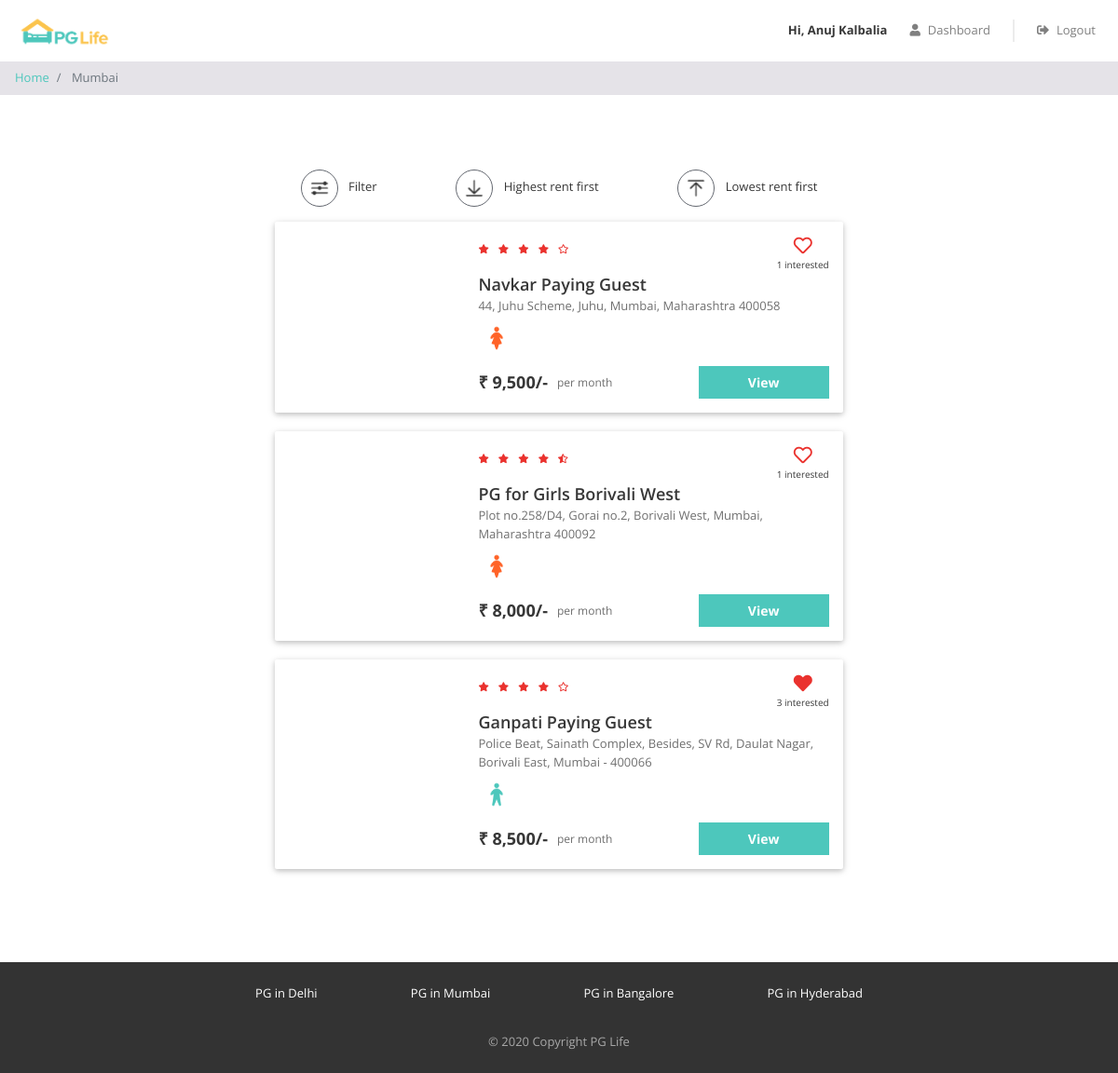
Page /property_list.php?city=Mumbai (signed in) on the committed database.
### tables this page shows
CREATE TABLE `properties` (
  `id` int(11) NOT NULL,
  `city_id` int(11) NOT NULL,
  `name` varchar(100) NOT NULL,
  `address` varchar(255) NOT NULL,
  `description` longtext NOT NULL,
  `gender` enum('male','female','unisex') NOT NULL,
  `rent` int(11) NOT NULL,
  `rating_clean` float(2,1) NOT NULL,
  `rating_food` float(2,1) NOT NULL,
  `rating_safety` float(2,1) NOT NULL
);

### property_list.php (the view, shortened to what this page needs)
<?php
require "includes/database_connect.php";
$user_id = isset($_SESSION['user_id']) ? $_SESSION['user_id'] : NULL;
$city_name = $_GET["city"];
$sql_1 = "SELECT * FROM cities WHERE name = '$city_name'";
$result_1 = mysqli_query($conn, $sql_1);
$city = mysqli_fetch_assoc($result_1);
$city_id = $city['id'];
$sql_2 = "SELECT * FROM properties WHERE city_id = $city_id";
$result_2 = mysqli_query($conn, $sql_2);
$properties = mysqli_fetch_all($result_2, MYSQLI_ASSOC);
$sql_3 = "SELECT *
            FROM interested_users_properties iup
            INNER JOIN properties p ON iup.property_id = p.id
            WHERE p.city_id = $city_id";
$result_3 = mysqli_query($conn, $sql_3);
$interested_users_properties = mysqli_fetch_all($result_3, MYSQLI_ASSOC);
?>
<!DOCTYPE html>
<html lang="en">
<head>
    <?php
    include "includes/head_links.php";
    ?>
    <link href="css/property_list.css" rel="stylesheet" />
</head>
<body>
    <?php
    include "includes/header.php";
    ?>
    <nav aria-label="breadcrumb">
        <ol class="breadcrumb py-2">
            <li class="breadcrumb-item">
                <a href="index.php">Home</a>
            </li>
            <li class="breadcrumb-item active" aria-current="page">
                <?php echo $city_name; ?>
            </li>
        </ol>
    </nav>
    <div class="page-container">
        <div class="filter-bar row justify-content-around">
            <div class="col-auto" data-toggle="modal" data-target="#filter-modal">
                <img src="img/filter.png" alt="filter" />
                <span>Filter</span>
            </div>
            <div class="col-auto">
                <img src="img/desc.png" alt="sort-desc" />
                <span>Highest rent first</span>
            </div>
            <div class="col-auto">
                <img src="img/asc.png" alt="sort-asc" />
                <span>Lowest rent first</span>
            </div>
        </div>
        <?php
        foreach ($properties as $property) {
        ?>
            <div class="property-card row">
                <div class="image-container col-md-4">
                </div>
                <div class="content-container col-md-8">
                    <div class="row no-gutters justify-content-between">
                        <?php
                        $total_rating = ($property['rating_clean'] + $property['rating_food'] + $property['rating_safety']) / 3;
                        $total_rating = round($total_rating, 1);
                        ?>
                        <div class="star-container" title="<?= $total_rating ?>">
                            <?php
                            $rating = $total_rating;
                            for ($i = 0; $i < 5; $i++) {
                                if ($rating >= $i + 0.8) {
                            ?>
                                    <i class="fas fa-star"></i>
                                <?php
                                } elseif ($rating >= $i + 0.3) {
                                ?>
                                    <i class="fas fa-star-half-alt"></i>
                                <?php
                                } else {
                                ?>
                                    <i class="far fa-star"></i>
                            <?php
                                }
                            }
                            ?>
                        </div>
                        <div class="interested-container">
                            <?php
                            $interested_users_count = 0;
                            $is_interested = false;
                            foreach ($interested_users_properties as $interested_user_property) {
                                if ($interested_user_property['property_id'] == $property['id']) {
                                    $interested_users_count++;
                                    if ($interested_user_property['user_id'] == $user_id) {
                                        $is_interested = true;
                                    }
                                }
                            }
                            if ($is_interested) {
                            ?>
                                <i class="fas fa-heart"></i>
                            <?php
                            } else {
                            ?>
                                <i class="far fa-heart"></i>
                            <?php
                            }
                            ?>
                            <div class="interested-text"><?= $interested_users_count ?> interested</div>
                        </div>
                    </div>
                    <div class="detail-container">
                        <div class="property-name"><?= $property['name'] ?></div>
                        <div class="property-address"><?= $property['address'] ?></div>
                        <div class="property-gender">
                            <?php
                            if ($property['gender'] == "male") {
                            ?>
                                <img src="img/male.png" />
                            <?php
                            } elseif ($property['gender'] == "female") {
                            ?>
                                <img src="img/female.png" />
                            <?php
                            } else {
                            ?>
                                <img src="img/unisex.png" />
                            <?php
                            }
                            ?>
                        </div>
                    </div>
                    <div class="row no-gutters">
                        <div class="rent-container col-6">
                            <div class="rent">₹ <?= number_format($property['rent']) ?>/-</div>
                            <div class="rent-unit">per month</div>
                        </div>
                        <div class="button-container col-6">
                            <a href="property_detail.php?property_id=<?= $property['id'] ?>" class="btn btn-primary">View</a>
                        </div>
                    </div>
                </div>
            </div>
        <?php
        }
        ?>
    </div>
    <?php
    include "includes/footer.php";
    ?>
</body>
</html>

### css/common.css (style rules this page uses)
* { box-sizing: border-box; font-family: 'Open Sans', sans-serif; }
html, body { height: 100%; }
body { color: #373737; font-size: 16px; position: relative; display: flex; flex-direction: column; }
.btn-primary, .btn-warning, .btn-danger { color: white; font-weight: bold; }
.breadcrumb { background-color: #e5e3e8; font-size: 13px; border-radius: 0px; margin-bottom: 0px; }
.page-container { max-width: 800px; padding: 80px 24px; margin: auto; }

### css/property_list.css (style rules this page uses)
.filter-bar > div { cursor: pointer; font-size: 13px; text-align: center; margin-bottom: 16px; }
.filter-bar img { width: 40px; height: 40px; border-radius: 40px; border: 1px solid #646870; padding: 6px; margin-right: 8px; }
.property-card { background-color: #ffffff; border-radius: 2px; padding: 15px 0px; margin: 0px auto 20px; box-shadow: 0 2px 5px 0 rgba(0, 0, 0, 0.16), 0 2px 10px 0 rgba(0, 0, 0, 0.12); }
.image-container { text-align: center; }
.star-container i { color: #EA322E; font-size: 10px; margin-right: 6px; }
.interested-container { text-align: center; }
.interested-container i { color: #EA322E; font-size: 20px; cursor: pointer; }
.interested-text { font-size: 10px; }
.detail-container { padding-bottom: 10px; }
.property-name { font-size: 18px; font-weight: 600; }
.property-address { color: #6f6f6f; font-size: 13px; padding-bottom: 5px; }
.property-gender img { width: 40px; }
.rent-container { display: flex; align-items: center; }
.rent { font-size: 18px; font-weight: bold; padding-right: 10px; }
.rent-unit { color: #6f6f6f; font-size: 12px; }
.button-container .btn { font-size: 14px; border-radius: 0px; width: 140px; float: right; }

### rows in the picture
properties: interested_users_count "1", name "Navkar Paying Guest", address "44, Juhu Scheme, Juhu, Mumbai, Maharashtra 400058", rent "9,500"
properties: rating_safety 4.5 (drawn), interested_users_count "1", name "PG for Girls Borivali West", address "Plot no.258/D4, Gorai no.2, Borivali West, Mumbai, Maharashtra 400092", rent "8,000"
properties: interested_users_count "3", name "Ganpati Paying Guest", address "Police Beat, Sainath Complex, Besides, SV Rd, Daulat Nagar, Borivali East, Mumbai - 400066", rent "8,500"

### other values in the picture
$_SESSION["full_name"] "Anuj Kalbalia"
$city_name "Mumbai"
